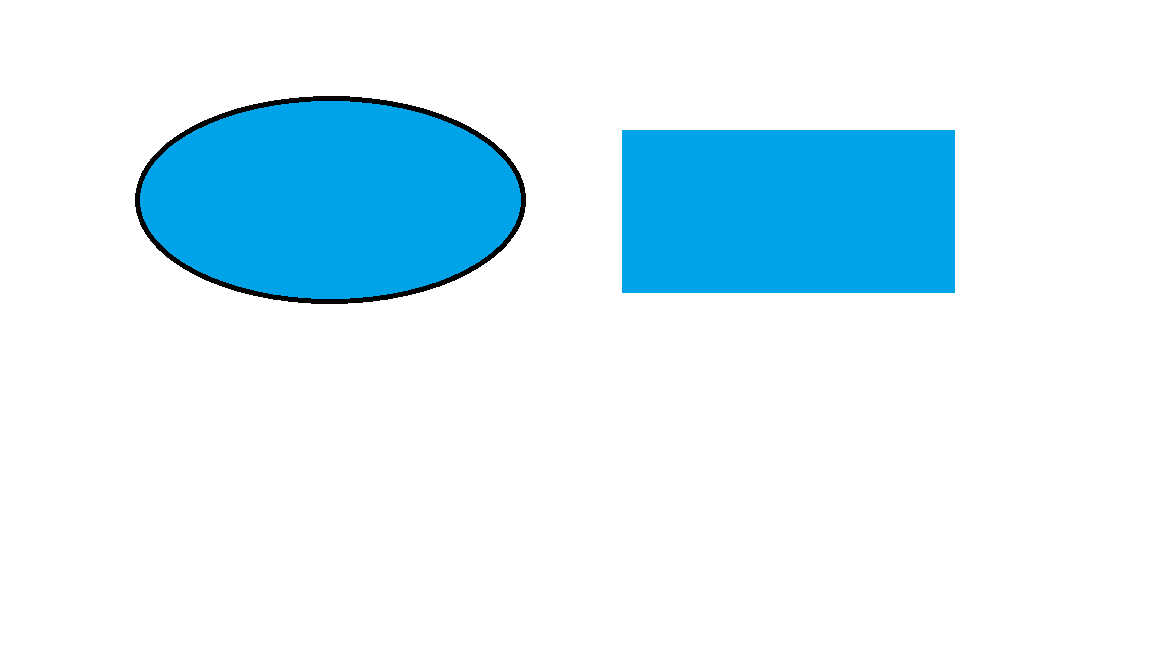
#> input picture opencv/anhkhoimau.png, 1152 x 648 px
$ python tach_khoi_mau.py
#> lines starting #> are read from the running program, lines starting #| are printed output that depends on the picture; after the words box and inside, x2 and y2 are one past the last pixel; in counts of white or black regions, pixels touching at a corner belong together
import numpy as np
import cv2

blue=np.uint8([[[232,162,0]]])#màu xanh trong hệ màu rgb// r=0,g=162,b=232
hsv_blue=cv2.cvtColor(blue,cv2.COLOR_BGR2HSV)# chuyển sang hệ hsv// convert to color
print(hsv_blue)
image=cv2.imread("anhkhoimau.png",1)
#> image is the input picture: shape (648, 1152, 3); mean B, G, R 249.9, 239.2, 214.6
image1=cv2.cvtColor(image,cv2.COLOR_BGR2HSV)# đổi sang hệ mau hsv
#> image1: shape (648, 1152, 3); mean H, S, V 15, 38.7, 249.9
minMau=np.array([97,255,232])
maxMau=np.array([100,255,232])
mask=cv2.inRange(image1,minMau,maxMau)# tạo mặt lạ lọc màu trong khoảng min -> max tạo ra 1 ảnh đen trắng
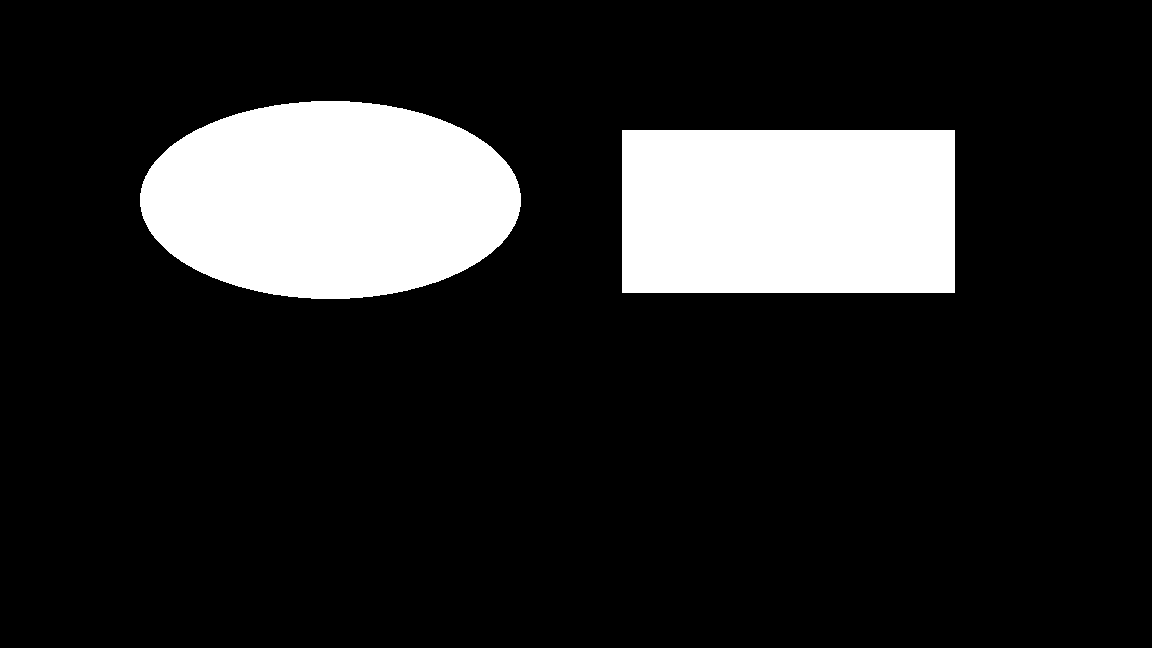
#> mask: shape (648, 1152); 15.2% white; 2 white regions, box (x1, y1, x2, y2) and area: (140, 101, 521, 299) 59143, (622, 130, 955, 293) 54279
final=cv2.bitwise_and(image,image,mask=mask)#lọc image qua mask,bằng cách and bit
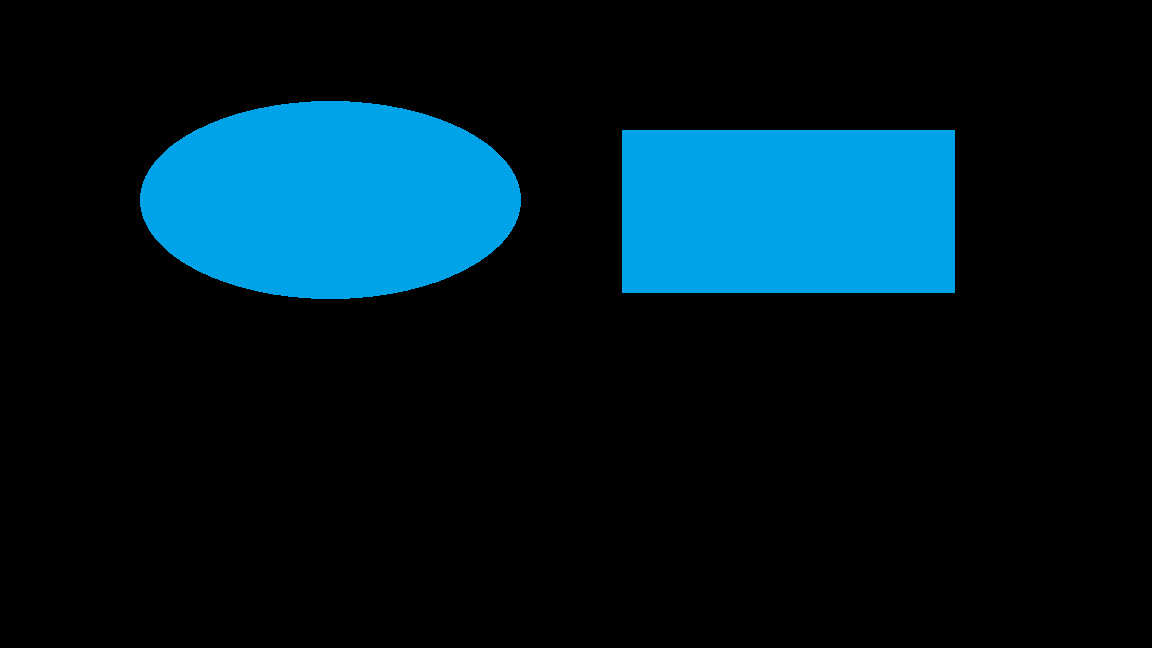
#> final: shape (648, 1152, 3); mean B, G, R 35.2, 24.6, 0
cv2.imshow("anh mau",final)
cv2.waitKey(0)
